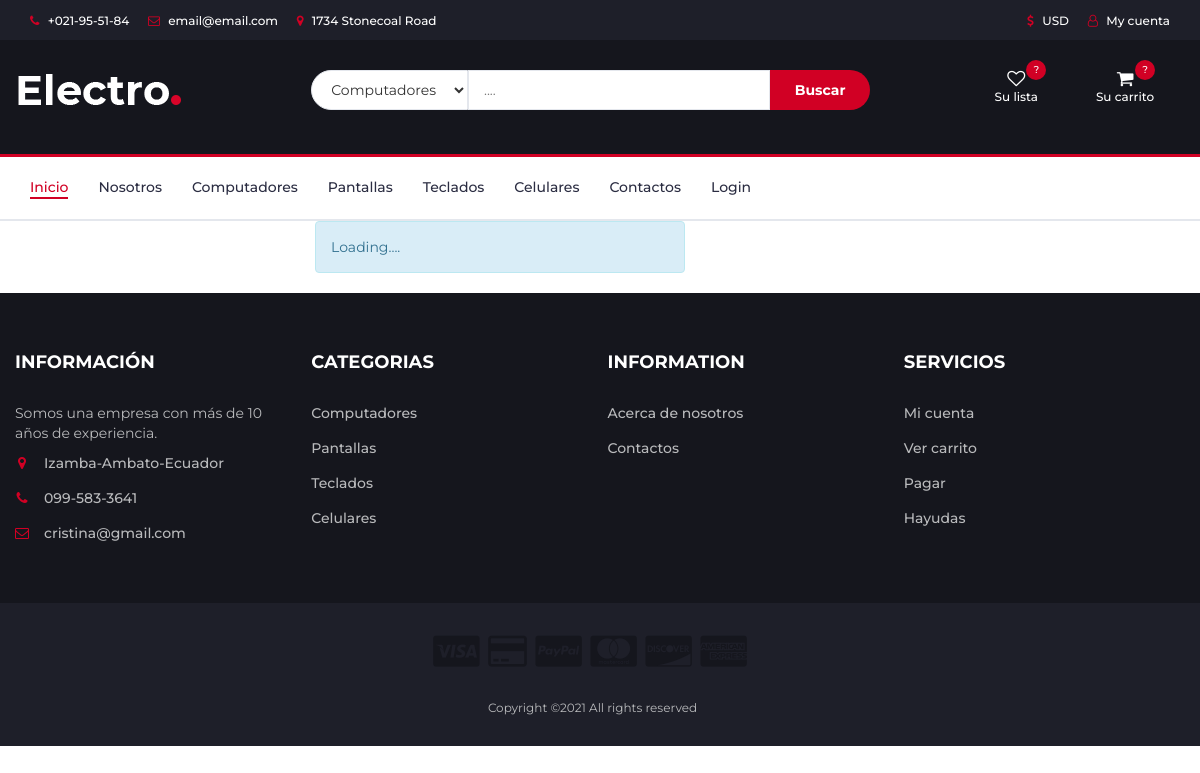
The app's page /pages/success.php with its own data.
### tables this page shows
CREATE TABLE categoria_productos (
  idCatgoriaProducto bigint(20) UNSIGNED NOT NULL AUTO_INCREMENT PRIMARY KEY,
  nombre varchar(30) NOT NULL
);

### pages/success.php (the view, shortened to what this page needs)
<?php
    $rootPath = "../";
    include ("./conexionbdd.php");
?>
<html>
  <head>
      <link href="<?= $rootPath ?>css/bootstrap.min.css" rel="stylesheet">
      <link href="<?= $rootPath ?>css/bootstrap-responsive.min.css" rel="stylesheet">
      <link type="text/css" rel="stylesheet" href="../css/slick.css"/>
      <link type="text/css" rel="stylesheet" href="../css/slick-theme.css"/>
      <link type="text/css" rel="stylesheet" href="../css/nouislider.min.css"/>
      <link rel="stylesheet" href="../css/font-awesome.min.css">
      <link type="text/css" rel="stylesheet" href="../css/style.css"/>
  </head>
  <body>
    <header>
      <div id="top-header">
        <div class="container">
          <ul class="header-links pull-left">
            <li><a href="#"><i class="fa fa-phone"></i> +021-95-51-84</a></li>
            <li><a href="#"><i class="fa fa-envelope-o"></i> email@email.com</a></li>
            <li><a href="#"><i class="fa fa-map-marker"></i> 1734 Stonecoal Road</a></li>
          </ul>
          <ul class="header-links pull-right">
            <li><a href="#"><i class="fa fa-dollar"></i> USD</a></li>
            <li><a href="#"><i class="fa fa-user-o"></i> My cuenta</a></li>
          </ul>
        </div>
      </div>
      <div id="header">
        <div class="container">
          <div class="row">
            <div class="col-md-3">
              <div class="header-logo">
                <a href="#" class="logo">
                  <img src="./img/logo.png" alt="">
                </a>
              </div>
            </div>
            <?php
              $select = $con->prepare("select * from categoria_productos");
              $select->execute();
            ?>
            <div class="col-md-6">
              <div class="header-search">
                <form>
                  <select class="input-select">
                    <?php
                      while ($fila = $select->fetch(PDO::FETCH_NUM, PDO::FETCH_ORI_NEXT)) { ?>
                        <option value="<?php echo strtolower($fila[1]) ?>"><?php echo $fila[1] ?></option>
                    <?php
                      }
                    ?>
                  </select>
                  <input class="input" placeholder="....">
                  <button class="search-btn">Buscar</button>
                </form>
              </div>
            </div>
            <div class="col-md-3 clearfix">
              <div class="header-ctn">
                <div>
                  <a href="#">
                    <i class="fa fa-heart-o"></i>
                    <span>Su lista</span>
                    <div class="qty">?</div>
                  </a>
                </div>
                <div class="dropdown">
                  <a class="dropdown-toggle" data-toggle="dropdown" aria-expanded="true">
                    <i class="fa fa-shopping-cart"></i>
                    <span>Su carrito</span>
                    <div class="qty">?</div>
                  </a>
                </div>
              </div>
            </div>
          </div>
        </div>
      </div>
    </header>
    <nav id="navigation">
      <div class="container">
        <div id="responsive-nav">
          <ul class="main-nav nav navbar-nav">
            <li class="active"><a href="index.php">Inicio</a></li>
            <li><a href="#">Nosotros</a></li>
              <?php
                $select = $con->prepare("select * from categoria_productos");
                $select->execute();
                while ($fila = $select->fetch(PDO::FETCH_NUM, PDO::FETCH_ORI_NEXT)) { ?>
                  <li><a href="<?php echo strtolower($fila[1]).'.php';?>"><?php echo $fila[1];?></a></li>
              <?php
                }
              ?>
            <li><a href="#">Contactos</a></li>
            <li><a href="admin.php">Login</a></li>
          </ul>
        </div>
      </div>
    </nav>
<div class="row-fluid">
    <div class="col-sm-offset-3 col-md-4">
        <div id="loadingAlert"
             class="card"
             style="display: none;">
            <div class="card-body">
                <div class="alert alert-info block"
                     role="alert">
                    Loading....
                </div>
            </div>
        </div>
    </div>
</div>
<?php
include('../templates/footer.php');
?>

### templates/footer.php (shortened to what this page needs)
		<footer id="footer">
			<div class="section">
				<div class="container">
					<div class="row">
						<div class="col-md-3 col-xs-6">
							<div class="footer">
								<h3 class="footer-title">Información</h3>
								<p>Somos una empresa con más de 10 años de experiencia.</p>
								<ul class="footer-links">
									<li><a href="#"><i class="fa fa-map-marker"></i>Izamba-Ambato-Ecuador</a></li>
									<li><a href="#"><i class="fa fa-phone"></i>099-583-3641</a></li>
									<li><a href="#"><i class="fa fa-envelope-o"></i>cristina@gmail.com</a></li>
								</ul>
							</div>
						</div>
						<div class="col-md-3 col-xs-6">
							<div class="footer">
								<h3 class="footer-title">Categorias</h3>
								<ul class="footer-links">
									<?php
					                $select = $con->prepare("select * from categoria_productos");
					                $select->execute();
					                while ($fila = $select->fetch(PDO::FETCH_NUM, PDO::FETCH_ORI_NEXT)) { ?>
					                  <li><a href="<?php echo strtolower($fila[1]).'.php';?>"><?php echo $fila[1];?></a></li>
					              <?php
					                }
					            ?>
								</ul>
							</div>
						</div>
						<div class="col-md-3 col-xs-6">
							<div class="footer">
								<h3 class="footer-title">Information</h3>
								<ul class="footer-links">
									<li><a href="#">Acerca de nosotros </a></li>
									<li><a href="#">Contactos </a></li>
								</ul>
							</div>
						</div>
						<div class="col-md-3 col-xs-6">
							<div class="footer">
								<h3 class="footer-title">Servicios</h3>
								<ul class="footer-links">
									<li><a href="#">Mi cuenta</a></li>
									<li><a href="#">Ver carrito </a></li>
									<li><a href="#">Pagar </a></li>
									<li><a href="#">Hayudas</a></li>
								</ul>
							</div>
						</div>
					</div>
				</div>
			</div>
			<div id="bottom-footer" class="section">
				<div class="container">
					<div class="row">
						<div class="col-md-12 text-center">
							<ul class="footer-payments">
								<li><a href="#"><i class="fa fa-cc-visa"></i></a></li>
								<li><a href="#"><i class="fa fa-credit-card"></i></a></li>
								<li><a href="#"><i class="fa fa-cc-paypal"></i></a></li>
								<li><a href="#"><i class="fa fa-cc-mastercard"></i></a></li>
								<li><a href="#"><i class="fa fa-cc-discover"></i></a></li>
								<li><a href="#"><i class="fa fa-cc-amex"></i></a></li>
							</ul>
							<span class="copyright">
								Copyright &copy;<script>document.write(new Date().getFullYear());</script> All rights reserved
							</span>
						</div>
					</div>
				</div>
			</div>
		</footer>
</html>

### css/style.css (style rules this page uses)
body { font-family: 'Montserrat', sans-serif; font-weight: 400; color: #333; }
h1, h2, h3, h4, h5, h6 { color: #2B2D42; font-weight: 700; margin: 0 0 10px; }
a { color: #2B2D42; font-weight: 500; -webkit-transition: 0.2s color; transition: 0.2s color; }
ul, ol { margin: 0; padding: 0; list-style: none }
.input { height: 40px; padding: 0px 15px; border: 1px solid #E4E7ED; background-color: #FFF; width: 100%; }
.input-select { padding: 0px 15px; background: #FFF; border: 1px solid #E4E7ED; height: 40px; }
.section { padding-top: 30px; padding-bottom: 30px; }
#top-header { padding-top: 10px; padding-bottom: 10px; background-color: #1E1F29; }
.header-links li { display: inline-block; margin-right: 15px; font-size: 12px; }
.header-links li:last-child { margin-right: 0px; }
.header-links li a { color: #FFF; }
.header-links li i { color: #D10024; margin-right: 5px; }
#header { padding-top: 15px; padding-bottom: 15px; background-color: #15161D; }
.header-logo { float: left; }
.header-logo .logo img { display: block; }
.header-search { padding: 15px 0px; }
.header-search form { position: relative; }
.header-search form .input-select { margin-right: -4px; border-radius: 40px 0px 0px 40px; }
.header-search form .input { width: calc(100% - 260px); margin-right: -4px; }
.header-search form .search-btn { height: 40px; width: 100px; background: #D10024; color: #FFF; font-weight: 700; border: none; border-radius: 0px 40px 40px 0px; }
.header-ctn { float: right; padding: 15px 0px; }
.header-ctn>div { display: inline-block; }
.header-ctn>div+div { margin-left: 15px; }
.header-ctn>div>a { display: block; position: relative; width: 90px; text-align: center; color: #FFF; }
.header-ctn>div>a>i { display: block; font-size: 18px; }
.header-ctn>div>a>span { font-size: 12px; }
.header-ctn>div>a>.qty { position: absolute; right: 15px; top: -10px; width: 20px; height: 20px; line-height: 20px; text-align: center; border-radius: 50%; font-size: 10px; color: #FFF; background-color: #D10024; }
#navigation { background: #FFF; border-bottom: 2px solid #E4E7ED; border-top: 3px solid #D10024; }
.main-nav>li+li { margin-left: 30px }
.main-nav>li>a { padding: 20px 0px; }
.main-nav>li>a:hover, .main-nav>li>a:focus, .main-nav>li.active>a { color: #D10024; background-color: transparent; }
.main-nav>li>a:after { content: ""; display: block; width: 0%; height: 2px; background-color: #D10024; -webkit-transition: 0.2s all; transition: 0.2s all; }
.main-nav>li>a:hover:after, .main-nav>li>a:focus:after, .main-nav>li.active>a:after { width: 100%; }
#footer { background: #15161D; color: #B9BABC; }
#bottom-footer { background: #1E1F29; }
.footer { margin: 30px 0px; }
.footer .footer-title { color: #FFF; text-transform: uppercase; font-size: 18px; margin: 0px 0px 30px; }
.footer-links li+li { margin-top: 15px; }
.footer-links li a { color: #B9BABC; }
.footer-links li i { margin-right: 15px; color: #D10024; width: 14px; text-align: center; }
.copyright { margin-top: 30px; display: block; font-size: 12px; }
.footer-payments li { display: inline-block; margin-right: 5px; }
.footer-payments li a { color: #15161D; font-size: 36px; display: block; }

### records on screen
categoria_productos: nombre "Computadores"
categoria_productos: nombre "Pantallas"
categoria_productos: nombre "Teclados"
categoria_productos: nombre "Celulares"

### other values on screen
form field value "Computadores"
